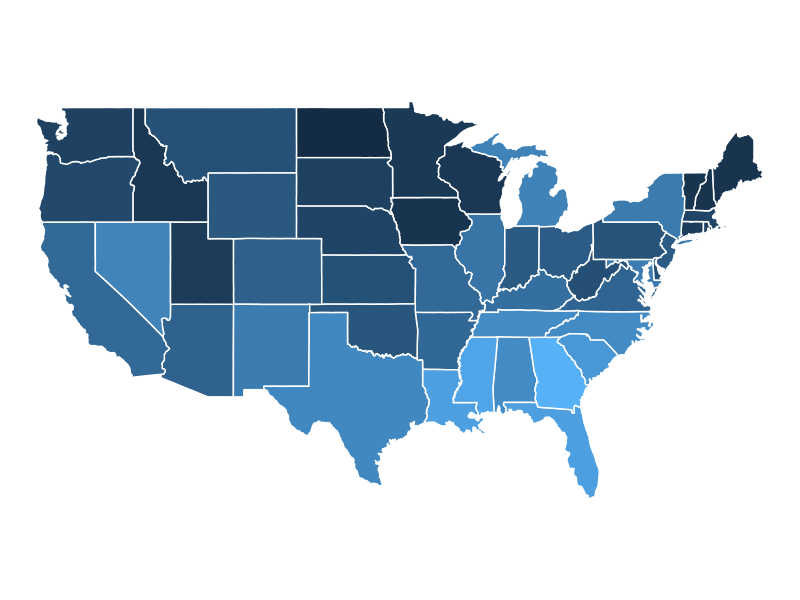

R code for this plot:
## ---- chunk 1
library(ggplot2)
library(dplyr)
## ---- chunk 2
data("USArrests")

state_name_to_abbrev <- data.frame(
  abbrev = state.abb,
  name = state.name
)

head(USArrests)
## ---- chunk 3
arrests <- USArrests %>% 
  tibble::rownames_to_column(var = "name") %>% 
  inner_join(state_name_to_abbrev) %>% 
  select(name, abbrev, everything()) %>% 
  mutate(name = tolower(name))
## ---- chunk 4
states <- map_data("state")

states %>% 
  inner_join(arrests, by = c("region" = "name")) %>% 
  ggplot() + 
  geom_polygon(aes(x = long, y = lat, fill = Murder , group = group), color = "white") + 
  coord_fixed(1.3) +
  guides(fill=FALSE) +
  theme_void()# do this to leave off the color legend
